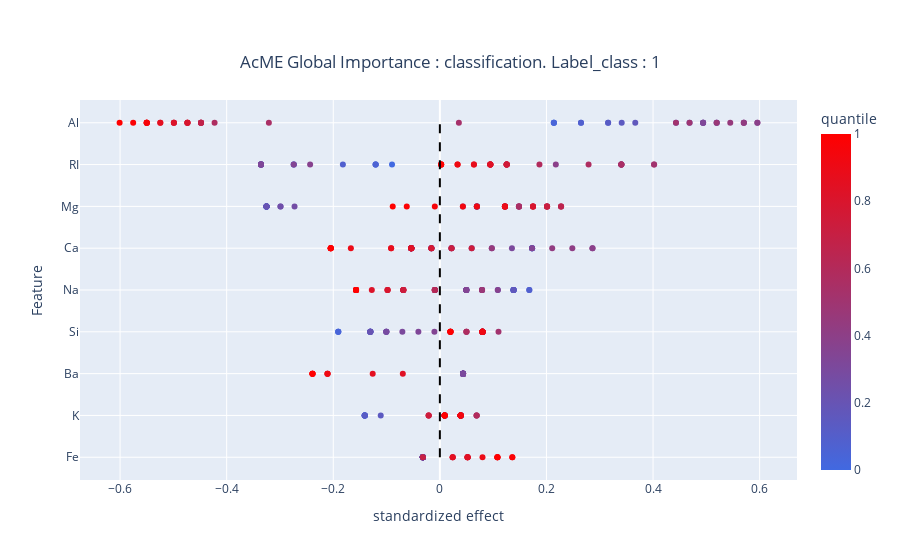

Notebook source saved alongside this figure:
### Code cell
acme_class.summary_plot()

### Figure 1 — Plotly figure (JSON) as saved in the notebook; plotly's stock layout.template omitted (floating-point values rounded to 4 significant figures; data arrays with more than 128 entries replaced by an {"elided": "..."} marker saying what was removed)
{"data": [{"customdata": {"elided": "450x1 float values"}, "hovertemplate": "standardized effect=%{x}<br>Feature=%{y}<br>original=%{customdata[0]}<br>quantile=%{marker.color}<extra></extra>", "legendgroup": "", "marker": {"color": {"elided": "450 float values"}, "coloraxis": "coloraxis", "symbol": "circle"}, "mode": "markers", "name": "", "orientation": "h", "showlegend": false, "type": "scatter", "x": {"elided": "450 float values"}, "xaxis": "x", "y": {"elided": "450 str values"}, "yaxis": "y"}], "layout": {"coloraxis": {"colorbar": {"title": {"text": "quantile"}}, "colorscale": [[0, "royalblue"], [1, "red"]]}, "legend": {"tracegroupgap": 0}, "shapes": [{"line": {"color": "black", "dash": "dash", "width": 2}, "type": "line", "x0": 0, "x1": 0, "y0": "Fe", "y1": "Al"}], "title": {"text": "AcME Global Importance : classification. Label_class : 1", "x": 0.5, "xanchor": "center", "y": 0.9, "yanchor": "top"}, "xaxis": {"anchor": "y", "domain": [0, 1], "title": {"text": "standardized effect"}}, "yaxis": {"anchor": "x", "domain": [0, 1], "title": {"text": "Feature"}}}}
